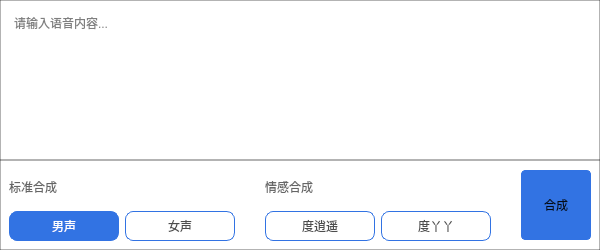
<?xml version="1.0" encoding="UTF-8"?>
<ui version="4.0">
 <class>SpeechToolClass</class>
 <widget class="QMainWindow" name="SpeechToolClass">
  <property name="geometry">
   <rect>
    <x>0</x>
    <y>0</y>
    <width>600</width>
    <height>250</height>
   </rect>
  </property>
  <property name="windowTitle">
   <string>SpeechTool</string>
  </property>
  <property name="styleSheet">
   <string notr="true">#widget{
background:#FFFFFF;
border:1px solid rgba(0,0,0,0.3);
}
QTextEdit{
background:#FFFFFF;
border:1px solid rgba(0,0,0,0.3);
padding-left:9px;
padding-top:9px;
}
QLabel{
font-family:&quot;微软雅黑&quot;;
font-size:12px;
color:rgba(0,0,0,0.6);
}
QPushButton{
font-family:&quot;微软雅黑&quot;;
font-size:12px;
color:rgba(0,0,0,0.6);
background:#FFFFFF;
border:1px solid #3273e3;
}
#btn_compose{
background:#3273e3;
color:rgba(0,0,0,0.9);
border-radius:4px;
}
#btn_compose:pressed{
margin:1px;
}
#btn_man,#btn_women,#btn_superman,#btn_superwomen{
border-radius:8px;
color:rgba(0,0,0,0.7);
}
#btn_man:checked,#btn_women:checked,#btn_superman:checked,#btn_superwomen:checked{
background:#3273e3;
color:#FFFFFF;
}
</string>
  </property>
  <widget class="QWidget" name="centralWidget">
   <layout class="QVBoxLayout" name="verticalLayout">
    <property name="spacing">
     <number>0</number>
    </property>
    <property name="leftMargin">
     <number>0</number>
    </property>
    <property name="topMargin">
     <number>0</number>
    </property>
    <property name="rightMargin">
     <number>0</number>
    </property>
    <property name="bottomMargin">
     <number>0</number>
    </property>
    <item>
     <widget class="QTextEdit" name="textEdit">
      <property name="minimumSize">
       <size>
        <width>0</width>
        <height>160</height>
       </size>
      </property>
      <property name="maximumSize">
       <size>
        <width>16777215</width>
        <height>160</height>
       </size>
      </property>
      <property name="placeholderText">
       <string>请输入语音内容...</string>
      </property>
     </widget>
    </item>
    <item>
     <widget class="QWidget" name="widget" native="true">
      <property name="minimumSize">
       <size>
        <width>0</width>
        <height>90</height>
       </size>
      </property>
      <property name="maximumSize">
       <size>
        <width>16777215</width>
        <height>90</height>
       </size>
      </property>
      <layout class="QHBoxLayout" name="horizontalLayout">
       <property name="spacing">
        <number>9</number>
       </property>
       <property name="leftMargin">
        <number>9</number>
       </property>
       <property name="topMargin">
        <number>9</number>
       </property>
       <property name="rightMargin">
        <number>9</number>
       </property>
       <property name="bottomMargin">
        <number>9</number>
       </property>
       <item>
        <layout class="QGridLayout" name="gridLayout">
         <item row="0" column="0">
          <widget class="QLabel" name="label">
           <property name="text">
            <string>标准合成</string>
           </property>
           <property name="alignment">
            <set>Qt::AlignLeading|Qt::AlignLeft|Qt::AlignVCenter</set>
           </property>
          </widget>
         </item>
         <item row="0" column="1">
          <spacer name="horizontalSpacer">
           <property name="orientation">
            <enum>Qt::Horizontal</enum>
           </property>
           <property name="sizeHint" stdset="0">
            <size>
             <width>40</width>
             <height>20</height>
            </size>
           </property>
          </spacer>
         </item>
         <item row="1" column="0">
          <widget class="QPushButton" name="btn_man">
           <property name="minimumSize">
            <size>
             <width>110</width>
             <height>30</height>
            </size>
           </property>
           <property name="maximumSize">
            <size>
             <width>110</width>
             <height>30</height>
            </size>
           </property>
           <property name="text">
            <string>男声</string>
           </property>
           <property name="checkable">
            <bool>true</bool>
           </property>
           <property name="checked">
            <bool>true</bool>
           </property>
          </widget>
         </item>
         <item row="1" column="1">
          <widget class="QPushButton" name="btn_women">
           <property name="minimumSize">
            <size>
             <width>110</width>
             <height>30</height>
            </size>
           </property>
           <property name="maximumSize">
            <size>
             <width>110</width>
             <height>30</height>
            </size>
           </property>
           <property name="text">
            <string>女声</string>
           </property>
           <property name="checkable">
            <bool>true</bool>
           </property>
          </widget>
         </item>
        </layout>
       </item>
       <item>
        <layout class="QGridLayout" name="gridLayout_2">
         <item row="0" column="0">
          <widget class="QLabel" name="label_2">
           <property name="text">
            <string>情感合成</string>
           </property>
          </widget>
         </item>
         <item row="0" column="1">
          <spacer name="horizontalSpacer_2">
           <property name="orientation">
            <enum>Qt::Horizontal</enum>
           </property>
           <property name="sizeHint" stdset="0">
            <size>
             <width>40</width>
             <height>20</height>
            </size>
           </property>
          </spacer>
         </item>
         <item row="1" column="0">
          <widget class="QPushButton" name="btn_superman">
           <property name="minimumSize">
            <size>
             <width>110</width>
             <height>30</height>
            </size>
           </property>
           <property name="maximumSize">
            <size>
             <width>110</width>
             <height>30</height>
            </size>
           </property>
           <property name="text">
            <string>度逍遥</string>
           </property>
           <property name="checkable">
            <bool>true</bool>
           </property>
          </widget>
         </item>
         <item row="1" column="1">
          <widget class="QPushButton" name="btn_superwomen">
           <property name="minimumSize">
            <size>
             <width>110</width>
             <height>30</height>
            </size>
           </property>
           <property name="maximumSize">
            <size>
             <width>110</width>
             <height>30</height>
            </size>
           </property>
           <property name="text">
            <string>度丫丫</string>
           </property>
           <property name="checkable">
            <bool>true</bool>
           </property>
          </widget>
         </item>
        </layout>
       </item>
       <item>
        <widget class="QPushButton" name="btn_compose">
         <property name="minimumSize">
          <size>
           <width>70</width>
           <height>70</height>
          </size>
         </property>
         <property name="maximumSize">
          <size>
           <width>70</width>
           <height>70</height>
          </size>
         </property>
         <property name="text">
          <string>合成</string>
         </property>
        </widget>
       </item>
      </layout>
     </widget>
    </item>
   </layout>
  </widget>
 </widget>
 <layoutdefault spacing="6" margin="11"/>
 <resources>
  <include location="speechtool.qrc"/>
 </resources>
 <connections/>
</ui>
